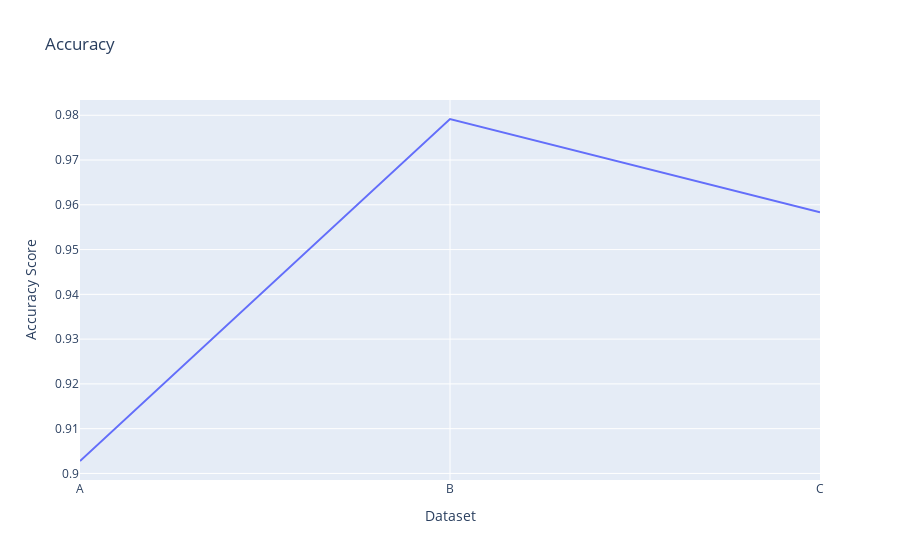

Write notebook code for a chart like this one.
### Code cell
# Graficacion de metricas
print(accuracy)

accuracyFig = px.line(x= list (niveles.keys()),y=accuracy,title="Accuracy",labels={"x":"Dataset","y":"Accuracy Score"})

accuracyFig.show()

### Figure 1 — Plotly figure (JSON) as saved in the notebook; plotly's stock layout.template omitted (floating-point values rounded to 4 significant figures)
{"data": [{"hovertemplate": "Dataset=%{x}<br>Accuracy Score=%{y}<extra></extra>", "legendgroup": "", "line": {"color": "#636efa", "dash": "solid"}, "mode": "lines", "name": "", "orientation": "v", "showlegend": false, "type": "scatter", "x": ["A", "B", "C"], "xaxis": "x", "y": [0.9028, 0.9792, 0.9583], "yaxis": "y"}], "layout": {"legend": {"tracegroupgap": 0}, "title": {"text": "Accuracy"}, "xaxis": {"anchor": "y", "domain": [0, 1], "title": {"text": "Dataset"}}, "yaxis": {"anchor": "x", "domain": [0, 1], "title": {"text": "Accuracy Score"}}}}
